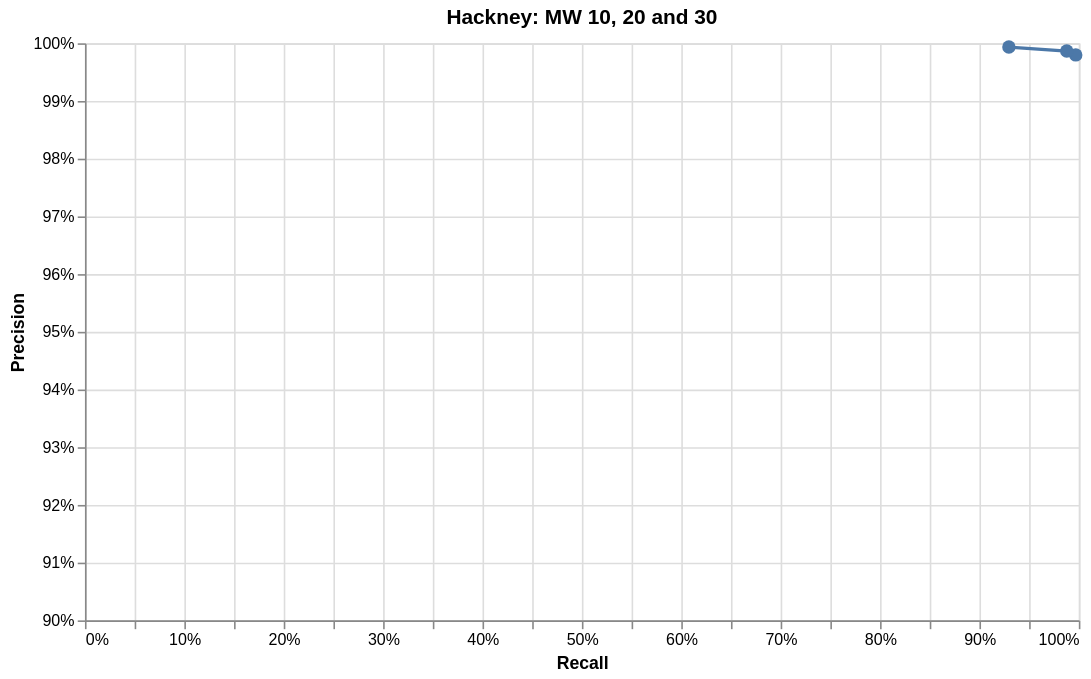

Write the Vega-Lite specification saved for this chart.
### Vega-Lite specification from a JSON file in a GitHub repository (floating-point values rounded to 4 significant figures)
{"$schema": "https://vega.github.io/schema/vega-lite/v5.json", "description": "Release-validation precision-recall operating points at MW 10, 20 and 30.", "title": "Hackney: MW 10, 20 and 30", "width": 620, "height": 360, "data": {"values": [{"match_weight": 10, "precision": 0.998, "recall": 0.9969}, {"match_weight": 20, "precision": 0.9986, "recall": 0.9879}, {"match_weight": 30, "precision": 0.9993, "recall": 0.9296}]}, "mark": {"type": "line", "point": {"filled": true, "size": 70}}, "encoding": {"x": {"field": "recall", "type": "quantitative", "title": "Recall", "axis": {"format": ".0%"}, "scale": {"domain": [0, 1]}}, "y": {"field": "precision", "type": "quantitative", "title": "Precision", "axis": {"format": ".0%"}, "scale": {"domain": [0.9, 1]}}, "tooltip": [{"field": "match_weight", "type": "quantitative", "title": "Minimum match weight"}, {"field": "precision", "type": "quantitative", "title": "Precision", "format": ".2%"}, {"field": "recall", "type": "quantitative", "title": "Recall", "format": ".2%"}]}}
